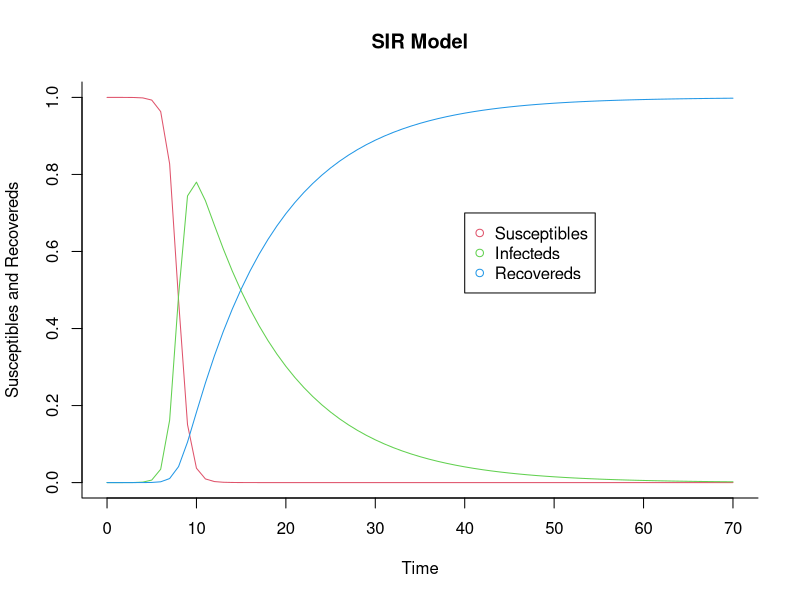

The R source for this figure:
library(deSolve)

sir <- function(time, state, parameters) {
  with(as.list(c(state, parameters)), {
    dS <- -beta * S * I
    dI <- beta * S * I - gamma * I
    dR <- gamma * I
    
    return(list(c(dS, dI, dR)))
  })
}

init <- c(S = 1-1e-6, I = 1e-6, 0.0)
parameters <- c(beta = 1.8, gamma = 0.1)
times <- seq(0, 70, by = 1)
out <- as.data.frame(ode(y = init, times = times, func = sir, parms = parameters))
out$time <- NULL

matplot(times, out, type = "l", xlab = "Time", ylab = "Susceptibles and Recovereds", main = "SIR Model", lwd = 1, lty = 1, bty = "l", col = 2:4)
legend(40, 0.7, c("Susceptibles", "Infecteds", "Recovereds"), pch = 1, col = 2:4)
